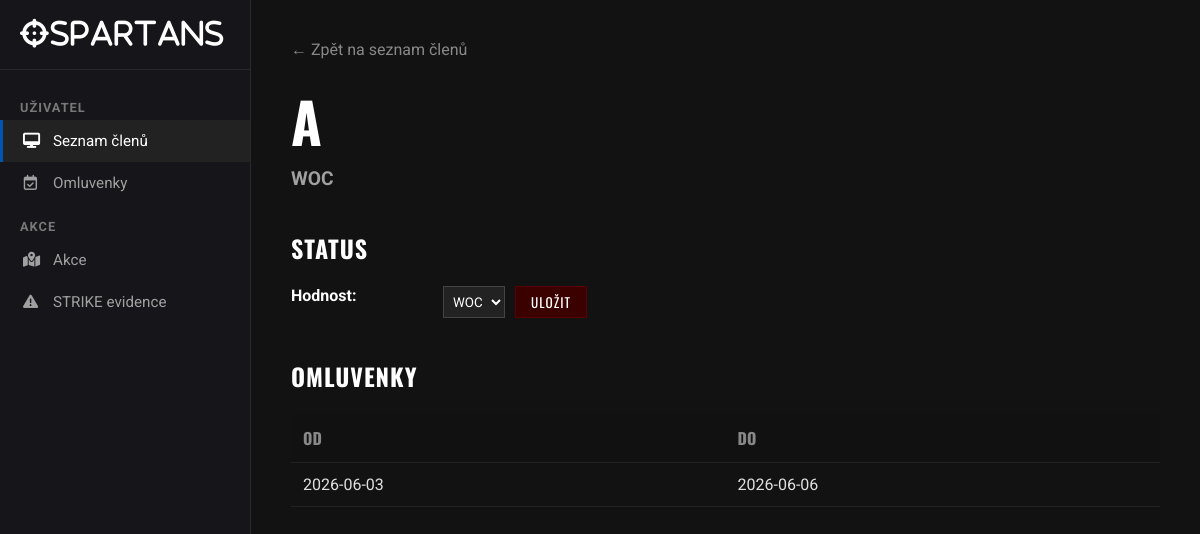
/profil/1, run on an earlier commit of the app's database.
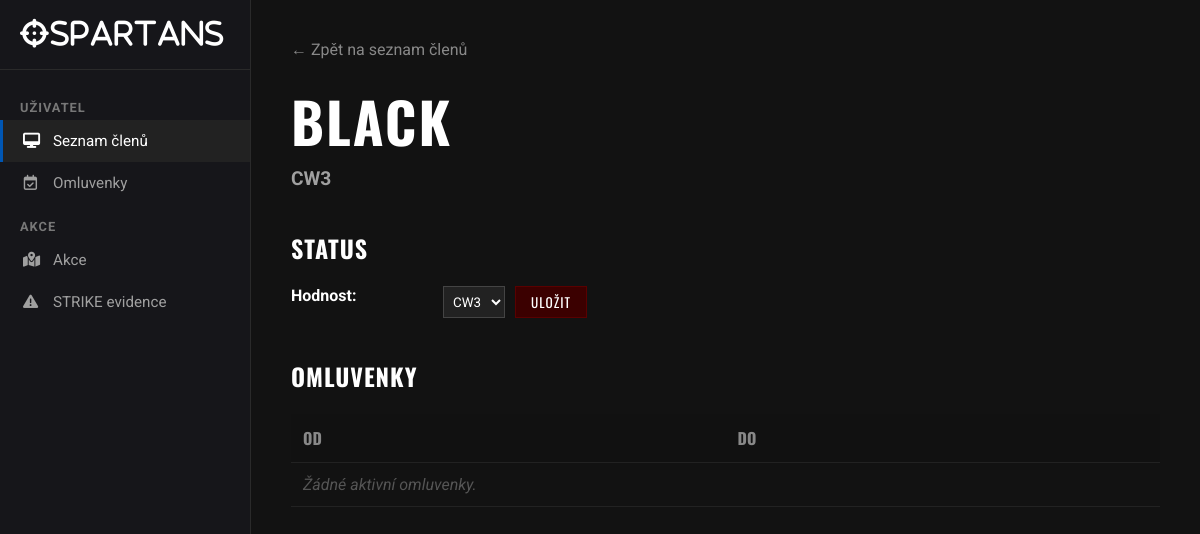
And on a later commit of the database.
### app.py (models this page shows)
class Clen(db.Model):
    id = db.Column(db.Integer, primary_key=True)
    jmeno = db.Column(db.String(50), nullable=False)
    hodnost_id = db.Column(db.Integer, db.ForeignKey('hodnost.id'), nullable=False)
    hodnost = db.relationship('Hodnost')

class Hodnost(db.Model):
    id = db.Column(db.Integer, primary_key=True)
    nazev = db.Column(db.String(50), nullable=False)

class Omluvenka(db.Model):
    id = db.Column(db.Integer, primary_key=True)
    datum_od = db.Column(db.Date, nullable=False) # Změněno ze String na Date
    datum_do = db.Column(db.Date, nullable=False) # Změněno ze String na Date
    clen_id = db.Column(db.Integer, db.ForeignKey('clen.id'), nullable=False)
    clen = db.relationship('Clen', backref='vsechny_omluvenky')

### app.py (the view)
@app.route('/profil/<int:id>')
def profil(id):
    vybrany_clen = Clen.query.get_or_404(id)
    omluvenky_clena = Omluvenka.query.filter_by(clen_id=id).all()
    hodnosti_z_db = Hodnost.query.all()
    return render_template('profil.html', clen=vybrany_clen, omluvenky=omluvenky_clena, hodnosti=hodnosti_z_db)

### templates/profil.html (shortened to what this page needs)
<!DOCTYPE html>
<html lang="cs">
<head>
    <link rel="stylesheet" href="https://cdnjs.cloudflare.com/ajax/libs/font-awesome/6.4.0/css/all.min.css">
    <link rel="stylesheet" href="{{ url_for('static', filename='profil.css') }}">
</head>
<body>
    <div class="sidebar">
      <div class="sidebar-brand">
        <i class="fa-solid fa-crosshairs">SPARTANS</i>
      </div>
      <div class="sidebar-category">Uživatel</div>
      <div class="sidebar-nav">
        <a href="/" class="active"
          ><i class="fa-solid fa-desktop"></i> Seznam členů</a
        >
        <a href="/omluvenky"
          ><i class="fa-regular fa-calendar-check"></i> Omluvenky</a
        >
      </div>
      <div class="sidebar-category">Akce</div>
      <div class="sidebar-nav">
        <a href="/akce"><i class="fa-solid fa-map-location-dot"></i> Akce </a>
        <a href="/strike"><i class="fa-solid fa-triangle-exclamation"></i> STRIKE evidence</a>
      </div>
    </div>
    <div class="main-content">
        <a href="/" style="color: #888; text-decoration: none; margin-bottom: 20px; display: inline-block;">← Zpět na seznam členů</a>
        <div class="container">
            <div class="left-column">
                <h1>{{ clen.jmeno }}</h1>
                <div class="subtitle">{{ clen.hodnost.nazev }}</div>
                <h2>Status</h2>
                <div style="display: grid; grid-template-columns: 140px 1fr; gap: 12px; margin-bottom: 30px;">
                    <div style="font-weight: bold; color: #fff;">Hodnost:</div>
                    <div>
                        <form action="/zmenit_hodnost/{{ clen.id }}" method="POST" style="display: flex; gap: 10px; margin: 0;">
                            <select name="hodnost" style="padding: 5px;">
                                {% for h in hodnosti %}
                                    <option value="{{ h.id }}" {% if clen.hodnost_id == h.id %}selected{% endif %}>{{ h.nazev }}</option>
                                {% endfor %}
                            </select>
                            <button type="submit" style="padding: 5px 15px;">Uložit</button>
                        </form>
                    </div>
                </div>
                <h2>Omluvenky</h2>
                <table>
                    <tr>
                        <th>Od</th>
                        <th>Do</th>
                    </tr>
                    {% for omluvenka in omluvenky %}
                    <tr>
                        <td>{{ omluvenka.datum_od }}</td>
                        <td>{{ omluvenka.datum_do }}</td>
                    </tr>
                    {% else %}
                    <tr>
                        <td colspan="2" style="color: #555; font-style: italic;">Žádné aktivní omluvenky.</td>
                    </tr>
                    {% endfor %}
                </table>
            </div>
        </div>
    </div>
</body>
</html>

What changed in the data, as far as the page shows it:
no longer on this page (row unchanged): Hodnost: hodnost.nazev "WOC"
no longer on this page (row edited): Omluvenka: datum_od "2026-06-03", datum_do "2026-06-06"
changed Clen: jmeno "A" → "BLACK"; hodnost "WOC" → "CW3"
now on this page (row unchanged): Hodnost: hodnost.nazev "CW3"
Also different on the page:
text now shown: "Žádné aktivní omluvenky."
